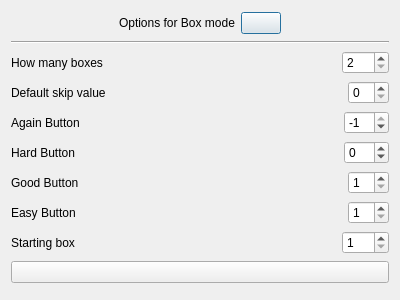
<?xml version="1.0" encoding="UTF-8"?>
<ui version="4.0">
 <class>askForBoxesOptions</class>
 <widget class="QDialog" name="askForBoxesOptions">
  <property name="geometry">
   <rect>
    <x>0</x>
    <y>0</y>
    <width>400</width>
    <height>300</height>
   </rect>
  </property>
  <property name="windowTitle">
   <string>Form</string>
  </property>
  <layout class="QVBoxLayout" name="verticalLayout">
   <item>
    <layout class="QHBoxLayout" name="horizontalLayout_2">
     <item>
      <spacer name="horizontalSpacer">
       <property name="orientation">
        <enum>Qt::Horizontal</enum>
       </property>
       <property name="sizeHint" stdset="0">
        <size>
         <width>40</width>
         <height>20</height>
        </size>
       </property>
      </spacer>
     </item>
     <item>
      <widget class="QLabel" name="label">
       <property name="sizePolicy">
        <sizepolicy hsizetype="Preferred" vsizetype="Fixed">
         <horstretch>0</horstretch>
         <verstretch>0</verstretch>
        </sizepolicy>
       </property>
       <property name="text">
        <string>Options for Box mode</string>
       </property>
      </widget>
     </item>
     <item>
      <widget class="QPushButton" name="infoButton">
       <property name="sizePolicy">
        <sizepolicy hsizetype="Fixed" vsizetype="Fixed">
         <horstretch>0</horstretch>
         <verstretch>0</verstretch>
        </sizepolicy>
       </property>
       <property name="text">
        <string/>
       </property>
      </widget>
     </item>
     <item>
      <spacer name="horizontalSpacer_2">
       <property name="orientation">
        <enum>Qt::Horizontal</enum>
       </property>
       <property name="sizeHint" stdset="0">
        <size>
         <width>40</width>
         <height>20</height>
        </size>
       </property>
      </spacer>
     </item>
    </layout>
   </item>
   <item>
    <widget class="Line" name="line">
     <property name="orientation">
      <enum>Qt::Horizontal</enum>
     </property>
    </widget>
   </item>
   <item>
    <layout class="QHBoxLayout" name="horizontalLayout_6">
     <item>
      <widget class="QLabel" name="label_6">
       <property name="text">
        <string>How many boxes</string>
       </property>
      </widget>
     </item>
     <item>
      <spacer name="horizontalSpacer_3">
       <property name="orientation">
        <enum>Qt::Horizontal</enum>
       </property>
       <property name="sizeHint" stdset="0">
        <size>
         <width>40</width>
         <height>20</height>
        </size>
       </property>
      </spacer>
     </item>
     <item>
      <widget class="QSpinBox" name="boxesSpinBox">
       <property name="sizePolicy">
        <sizepolicy hsizetype="Fixed" vsizetype="Fixed">
         <horstretch>0</horstretch>
         <verstretch>0</verstretch>
        </sizepolicy>
       </property>
       <property name="suffix">
        <string/>
       </property>
       <property name="prefix">
        <string/>
       </property>
       <property name="minimum">
        <number>2</number>
       </property>
       <property name="maximum">
        <number>100</number>
       </property>
      </widget>
     </item>
    </layout>
   </item>
   <item>
    <layout class="QHBoxLayout" name="horizontalLayout_7">
     <item>
      <widget class="QLabel" name="label_7">
       <property name="text">
        <string>Default skip value</string>
       </property>
      </widget>
     </item>
     <item>
      <spacer name="horizontalSpacer_4">
       <property name="orientation">
        <enum>Qt::Horizontal</enum>
       </property>
       <property name="sizeHint" stdset="0">
        <size>
         <width>40</width>
         <height>20</height>
        </size>
       </property>
      </spacer>
     </item>
     <item>
      <widget class="QSpinBox" name="skipSpinBox">
       <property name="sizePolicy">
        <sizepolicy hsizetype="Fixed" vsizetype="Fixed">
         <horstretch>0</horstretch>
         <verstretch>0</verstretch>
        </sizepolicy>
       </property>
       <property name="suffix">
        <string/>
       </property>
       <property name="prefix">
        <string/>
       </property>
      </widget>
     </item>
    </layout>
   </item>
   <item>
    <layout class="QHBoxLayout" name="horizontalLayout">
     <item>
      <widget class="QLabel" name="label_2">
       <property name="text">
        <string>Again Button</string>
       </property>
      </widget>
     </item>
     <item>
      <spacer name="horizontalSpacer_5">
       <property name="orientation">
        <enum>Qt::Horizontal</enum>
       </property>
       <property name="sizeHint" stdset="0">
        <size>
         <width>40</width>
         <height>20</height>
        </size>
       </property>
      </spacer>
     </item>
     <item>
      <widget class="QSpinBox" name="againSpinBox">
       <property name="sizePolicy">
        <sizepolicy hsizetype="Fixed" vsizetype="Fixed">
         <horstretch>0</horstretch>
         <verstretch>0</verstretch>
        </sizepolicy>
       </property>
       <property name="suffix">
        <string/>
       </property>
       <property name="prefix">
        <string/>
       </property>
       <property name="minimum">
        <number>-20</number>
       </property>
       <property name="maximum">
        <number>-1</number>
       </property>
       <property name="value">
        <number>-1</number>
       </property>
      </widget>
     </item>
    </layout>
   </item>
   <item>
    <layout class="QHBoxLayout" name="horizontalLayout_3">
     <item>
      <widget class="QLabel" name="label_3">
       <property name="text">
        <string>Hard Button</string>
       </property>
      </widget>
     </item>
     <item>
      <spacer name="horizontalSpacer_6">
       <property name="orientation">
        <enum>Qt::Horizontal</enum>
       </property>
       <property name="sizeHint" stdset="0">
        <size>
         <width>40</width>
         <height>20</height>
        </size>
       </property>
      </spacer>
     </item>
     <item>
      <widget class="QSpinBox" name="hardSpinBox_2">
       <property name="sizePolicy">
        <sizepolicy hsizetype="Fixed" vsizetype="Fixed">
         <horstretch>0</horstretch>
         <verstretch>0</verstretch>
        </sizepolicy>
       </property>
       <property name="suffix">
        <string/>
       </property>
       <property name="prefix">
        <string/>
       </property>
       <property name="minimum">
        <number>-20</number>
       </property>
       <property name="maximum">
        <number>20</number>
       </property>
      </widget>
     </item>
    </layout>
   </item>
   <item>
    <layout class="QHBoxLayout" name="horizontalLayout_4">
     <item>
      <widget class="QLabel" name="label_4">
       <property name="text">
        <string>Good Button</string>
       </property>
      </widget>
     </item>
     <item>
      <spacer name="horizontalSpacer_7">
       <property name="orientation">
        <enum>Qt::Horizontal</enum>
       </property>
       <property name="sizeHint" stdset="0">
        <size>
         <width>40</width>
         <height>20</height>
        </size>
       </property>
      </spacer>
     </item>
     <item>
      <widget class="QSpinBox" name="goodSpinBox_3">
       <property name="sizePolicy">
        <sizepolicy hsizetype="Fixed" vsizetype="Fixed">
         <horstretch>0</horstretch>
         <verstretch>0</verstretch>
        </sizepolicy>
       </property>
       <property name="suffix">
        <string/>
       </property>
       <property name="prefix">
        <string/>
       </property>
       <property name="minimum">
        <number>1</number>
       </property>
       <property name="maximum">
        <number>20</number>
       </property>
      </widget>
     </item>
    </layout>
   </item>
   <item>
    <layout class="QHBoxLayout" name="horizontalLayout_5">
     <item>
      <widget class="QLabel" name="label_5">
       <property name="text">
        <string>Easy Button</string>
       </property>
      </widget>
     </item>
     <item>
      <spacer name="horizontalSpacer_8">
       <property name="orientation">
        <enum>Qt::Horizontal</enum>
       </property>
       <property name="sizeHint" stdset="0">
        <size>
         <width>40</width>
         <height>20</height>
        </size>
       </property>
      </spacer>
     </item>
     <item>
      <widget class="QSpinBox" name="easySpinBox_4">
       <property name="sizePolicy">
        <sizepolicy hsizetype="Fixed" vsizetype="Fixed">
         <horstretch>0</horstretch>
         <verstretch>0</verstretch>
        </sizepolicy>
       </property>
       <property name="suffix">
        <string/>
       </property>
       <property name="prefix">
        <string/>
       </property>
       <property name="minimum">
        <number>1</number>
       </property>
       <property name="maximum">
        <number>20</number>
       </property>
      </widget>
     </item>
    </layout>
   </item>
   <item>
    <layout class="QHBoxLayout" name="horizontalLayout_8">
     <item>
      <widget class="QLabel" name="label_8">
       <property name="text">
        <string>Starting box</string>
       </property>
      </widget>
     </item>
     <item>
      <spacer name="horizontalSpacer_9">
       <property name="orientation">
        <enum>Qt::Horizontal</enum>
       </property>
       <property name="sizeHint" stdset="0">
        <size>
         <width>40</width>
         <height>20</height>
        </size>
       </property>
      </spacer>
     </item>
     <item>
      <widget class="QSpinBox" name="startingBoxSpixBox">
       <property name="sizePolicy">
        <sizepolicy hsizetype="Fixed" vsizetype="Fixed">
         <horstretch>0</horstretch>
         <verstretch>0</verstretch>
        </sizepolicy>
       </property>
       <property name="minimum">
        <number>1</number>
       </property>
       <property name="maximum">
        <number>100</number>
       </property>
      </widget>
     </item>
    </layout>
   </item>
   <item>
    <widget class="QPushButton" name="acceptButton">
     <property name="text">
      <string/>
     </property>
     <property name="icon">
      <iconset resource="../../../Resources/sanki.qrc">
       <normaloff>:/icons/confirm.svg</normaloff>:/icons/confirm.svg</iconset>
     </property>
    </widget>
   </item>
  </layout>
 </widget>
 <resources>
  <include location="../../../Resources/sanki.qrc"/>
 </resources>
 <connections/>
</ui>
